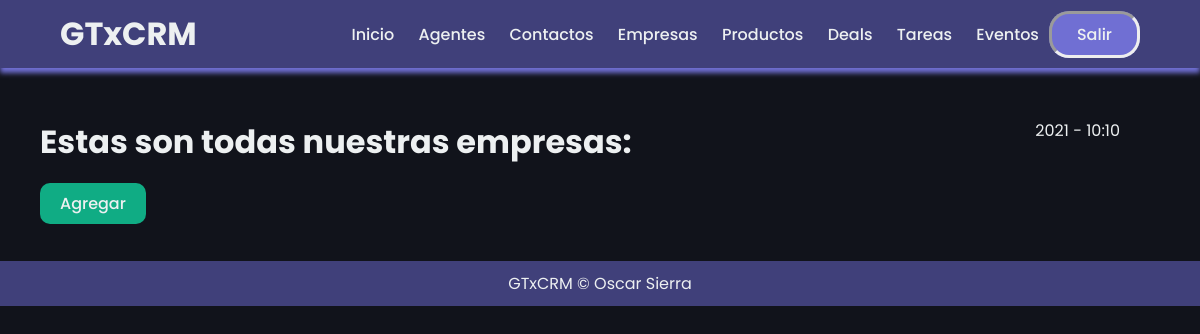
Page /empresas/ (signed in) on the earlier database version.
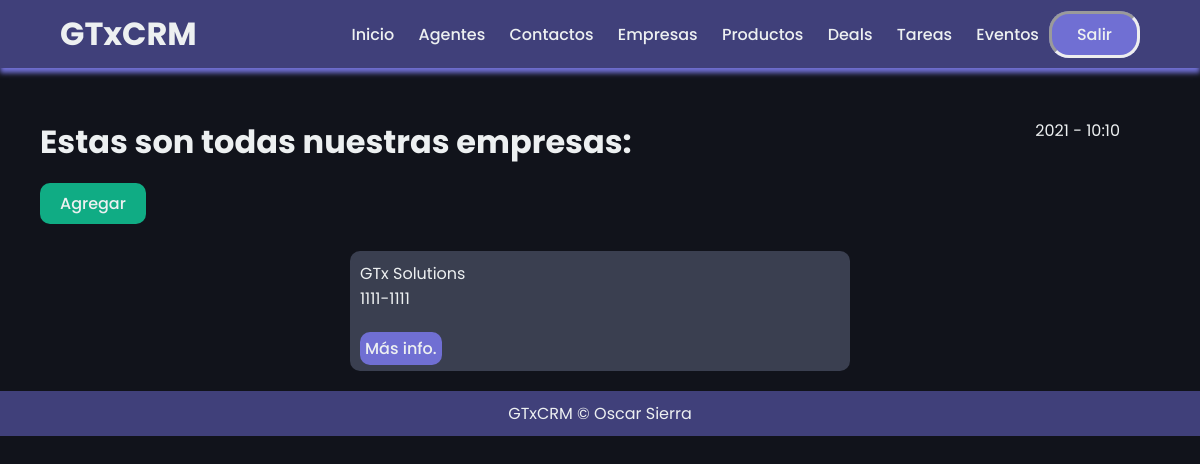
Same page on the later database version.
### mainapp/models.py (models this page shows, shortened)
class Empresa(models.Model):
    nombre = models.CharField(max_length=45)
    telefono = models.CharField(max_length=45)
    website = models.CharField(max_length=45)
    descripcion = models.CharField(max_length=200)
    calleFacturacion = models.CharField(max_length=45)
    ciudadFacturacion = models.CharField(max_length=45)
    estadoFacturacion = models.CharField(max_length=45)
    paisFacturacion = models.CharField(max_length=45)
    codigoFacturacion = models.CharField(max_length=45)
    agente = models.ForeignKey("Agent", on_delete=models.CASCADE)

### mainapp/views.py (the view)
# urls.py: path('empresas/', empresaListView.as_view(), name = 'empresa_list'),
class empresaListView(LoginRequiredMixin, ListView):
    template_name="empresas/empresa_list.html"
    queryset = Empresa.objects.all()
    context_object_name = "empresas"

### mainapp/templates/empresas/empresa_list.html (shortened to what this page needs)
{% extends 'layouts/layouts.html'%}
{% block content %}
<div class="start">
    <div class="initial">
        <h1>Estas son todas nuestras empresas: </h1>
            <div id="time">
                {% now "Y - h:m"%}
            </div>
        </div>
    </div>
<br/>
<div class="divbtn" style="margin-left: 40px;">
    <a class="submitbtn" href="{% url 'empresa_create' %}"><button>Agregar</button></a>
</div>
<br/>
<div class="list_container">
    {% for empresa in empresas %}
        <div class="list_content">
        <p>{{ empresa.nombre }}<br/>
        {{ empresa.telefono }}<br/><br/>
            <a class="detail_href" href="{% url 'empresa_detail' empresa.pk %}">Más info.</a>
        </div>
    {% endfor %}
</div>
{% endblock %}

### mainapp/templates/layouts/layouts.html (shortened to what this page needs)
{% load static %}
<!DOCTYPE html>
<html lang="es">
<head>
    <link rel="stylesheet" type="text/css" href="{% static 'css/styles.css' %}"/>
</head>
<body>
    <header>
        <h1 id="h1header">GTxCRM</h1>
        <nav>
            <ul class="nav_links">
                {% if request.user.is_authenticated %}
                    <li><a href="{% url 'index' %}">Inicio</a></li>
                    {% if request.user.es_organizador %}
                        <li><a href="{% url 'agent_list' %}">Agentes</a></li>
                    {% endif %}
                    <li><a href="{% url 'lead_list' %}">Contactos</a></li>
                    <li><a href="{% url 'empresa_list' %}">Empresas</a></li>
                    <li><a href="{% url 'producto_list' %}">Productos</a></li>
                    <li><a href="#">Deals</a></li>
                    <li><a href="{% url 'tarea_list' %}">Tareas</a></li>
                    <li><a href="{% url 'evento_list' %}">Eventos</a></li>
                {% endif %}
            </ul>
        </nav>
        <div>
            {% if request.user.is_authenticated %}
                <a class="logbtn" href="{% url 'logout' %}"><button>Salir</button></a>
            {% endif %}
        </div>
    </header>
    {% block content %}
    {% endblock %}
    <footer>
        GTxCRM &copy; Oscar Sierra
    </footer>
</body>
</html>

### mainapp/templates/layouts/scripts.html (shortened to what this page needs)
{% load static %}

### mainapp/static/css/styles.css (style rules this page uses)
* { margin: 0; padding: 0; font-family: "Poppins", sans-serif; color: #edf0f1; text-decoration: none; }
body { box-sizing: border-box; background-color: #11131b; }
li, a, button { font-weight: 500; font-size: 16px; text-decoration: none; border: none; background-color: transparent; }
header { display: flex; justify-content: flex-end; align-items: center; padding: 10px 5%; background-color: #40407a; box-shadow: 0px 5px 5px #706fd3; }
#h1header { margin-right: auto; }
.nav_links { list-style: none; }
.nav_links li { display: inline-block; padding: 0px 10px; }
.nav_links li a { transition: all 0.3s ease 0s; }
footer { background-color: #40407a; padding: 10px; text-align: center; }
.logbtn { padding: 9px 25px; background-color: #706fd3; border: inset; border-radius: 20px; cursor: pointer; transition: all 0.3s ease 0s; }
.start { width: 90%; margin-top: 50px; margin-left: 40px; margin-right: 40px; }
.initial { display: flex; justify-content: space-between; }
.list_container { display: flex; flex-wrap: wrap; width: 90%; padding: 10px; margin: auto; }
.list_container > * { flex: 0 1 30em; }
.list_content { padding: 10px; background-color: #3a3f50; width: 20%; margin: auto; margin-bottom: 10px; border-radius: 10px; }
.detail_href { padding: 5px; background-color: #706fd3; border-radius: 10px; cursor: pointer; transition: all 0.3s ease 0s; }
.submitbtn { margin-top: 20px; padding: 9px 20px; background-color: #10ac84; border-radius: 10px; cursor: pointer; transition: all 0.3s ease 0s; }

Differences in the rows shown:
added Empresa: nombre "GTx Solutions", telefono "1111-1111"
